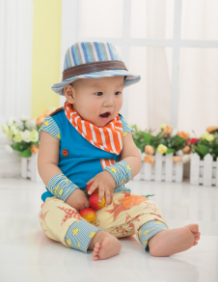
#> input picture 6-python进阶py文件/son.png, 218 x 282 px
$ python 1.17.image_convolve.py   (older library calls are emulated)
#> lines starting #> are read from the running program, lines starting #| are printed output that depends on the picture
#!/usr/bin/python
#  -*- coding:utf-8 -*-

import numpy as np
import os
from PIL import Image

def convolve(image, weight):
    height, width = image.shape
    h, w = weight.shape
    height_new = height - h + 1
    width_new = width - w + 1
    image_new = np.empty((height_new, width_new), dtype=np.float)
    for i in range(height_new):
        for j in range(width_new):
            image_new[i,j] = np.sum(image[i:i+h, j:j+w] * weight)
    image_new = image_new.clip(0, 255)
    image_new = np.rint(image_new).astype('uint8')
    return image_new

# image_new = 255 * (image_new - image_new.min()) / (image_new.max() - image_new.min())


if __name__ == "__main__":
    A = Image.open("./son.png", 'r')
#> A is the input picture: PIL image 218x282 RGB; mean R, G, B 202.6, 195.5, 183.8
    print(A)
#| <PIL.PngImagePlugin.PngImageFile image mode=RGB size=218x282 at 0x7F7C222B7390>
    output_path = './ImageConvolve/'
    if not os.path.exists(output_path):
        os.mkdir(output_path)
    a = np.array(A)
    print(a.shape)
#| (282, 218, 3)
    print(a)
#> (printed output is left out)
    avg3 = np.ones((3, 3))
    avg3 /= avg3.sum()
    print(avg3)
    avg5 = np.ones((5, 5))
    avg5 /= avg5.sum()
    avg20 = np.ones((20, 20))
    avg20 /= avg20.sum()
    gauss = np.array(([0.003, 0.013, 0.022, 0.013, 0.003],
                      [0.013, 0.059, 0.097, 0.059, 0.013],
                      [0.022, 0.097, 0.159, 0.097, 0.022],
                      [0.013, 0.059, 0.097, 0.059, 0.013],
                      [0.003, 0.013, 0.022, 0.013, 0.003]))
    soble_x = np.array(([-1, 0, 1],
                        [-2, 0, 2],
                        [-1, 0, 1]))
    soble_y = np.array(([-1, -2, -1],
                        [0, 0, 0],
                        [1, 2, 1]))
    soble = np.array(([-1, -1, 0],
                      [-1, 0, 1],
                      [0, 1, 1]))
    prewitt_x = np.array(([-1, 0, 1],
                          [-1, 0, 1],
                          [-1, 0, 1]))
    prewitt_y = np.array(([-1, -1,-1],
                          [0, 0, 0],
                          [1, 1, 1]))
    prewitt = np.array(([-2, -1, 0],
                        [-1, 0, 1],
                        [0, 1, 2]))
    laplacian4 = np.array(([0, -1, 0],
                           [-1, 4, -1],
                           [0, -1, 0]))
    laplacian8 = np.array(([-1, -1, -1],
                           [-1, 8, -1],
                           [-1, -1, -1]))
    weight_list = ('avg3', 'avg5', 'avg20', 'gauss', 'soble_x', 'soble_y', 'soble', 'prewitt_x', 'prewitt_y', 'prewitt', 'laplacian4', 'laplacian8')
    print('梯度检测：')
    for weight in weight_list:
        print(weight, 'R', end=' ')
        R = convolve(a[:, :, 0], eval(weight))
        print('G', end=' ')
        G = convolve(a[:, :, 1], eval(weight))
        print('B')
        B = convolve(a[:, :, 2], eval(weight))
        I = np.stack((R, G, B), 2)
        if weight not in ('avg3', 'avg5', 'avg20', 'gauss'):
            I = 255 - I
        Image.fromarray(I).save(output_path + weight + '.png')
#> this loop made 12 passes
#> pass 1, `R = convolve(a[:, :, 0], eval(weight))`:
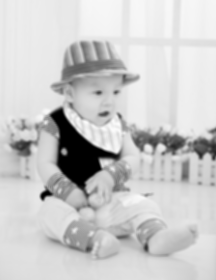
#> R: shape (280, 216); min 0, max 251, mean 202.3
#> pass 1, `G = convolve(a[:, :, 1], eval(weight))`:
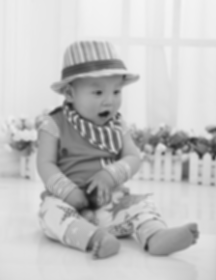
#> G: shape (280, 216); min 23, max 244, mean 195.1
#> pass 1, `B = convolve(a[:, :, 2], eval(weight))`:
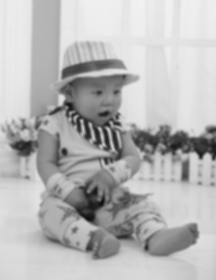
#> B: shape (280, 216); min 12, max 242, mean 183.3
#> pass 1, `I = np.stack((R, G, B), 2)`:
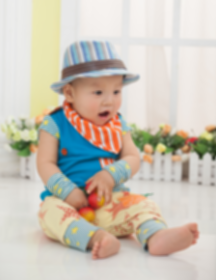
#> I: shape (280, 216, 3); mean R, G, B 202.3, 195.1, 183.3
#> after the loop:
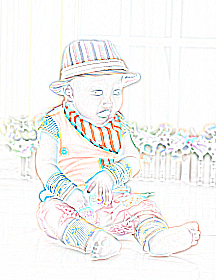
#> I: shape (280, 216, 3); mean R, G, B 244.6, 244.2, 242.9

    # [23 lines of commented-out code are left out]
